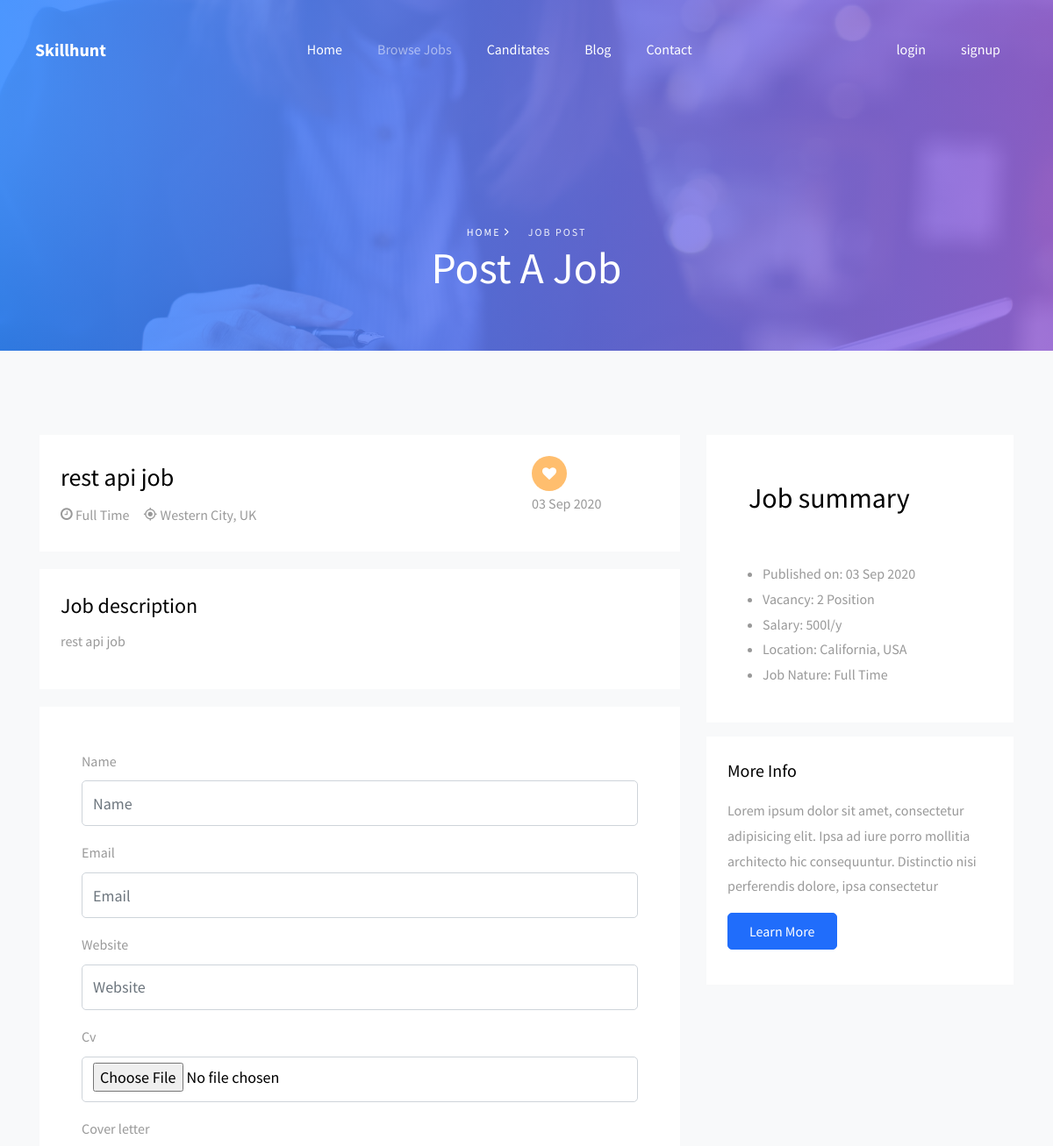
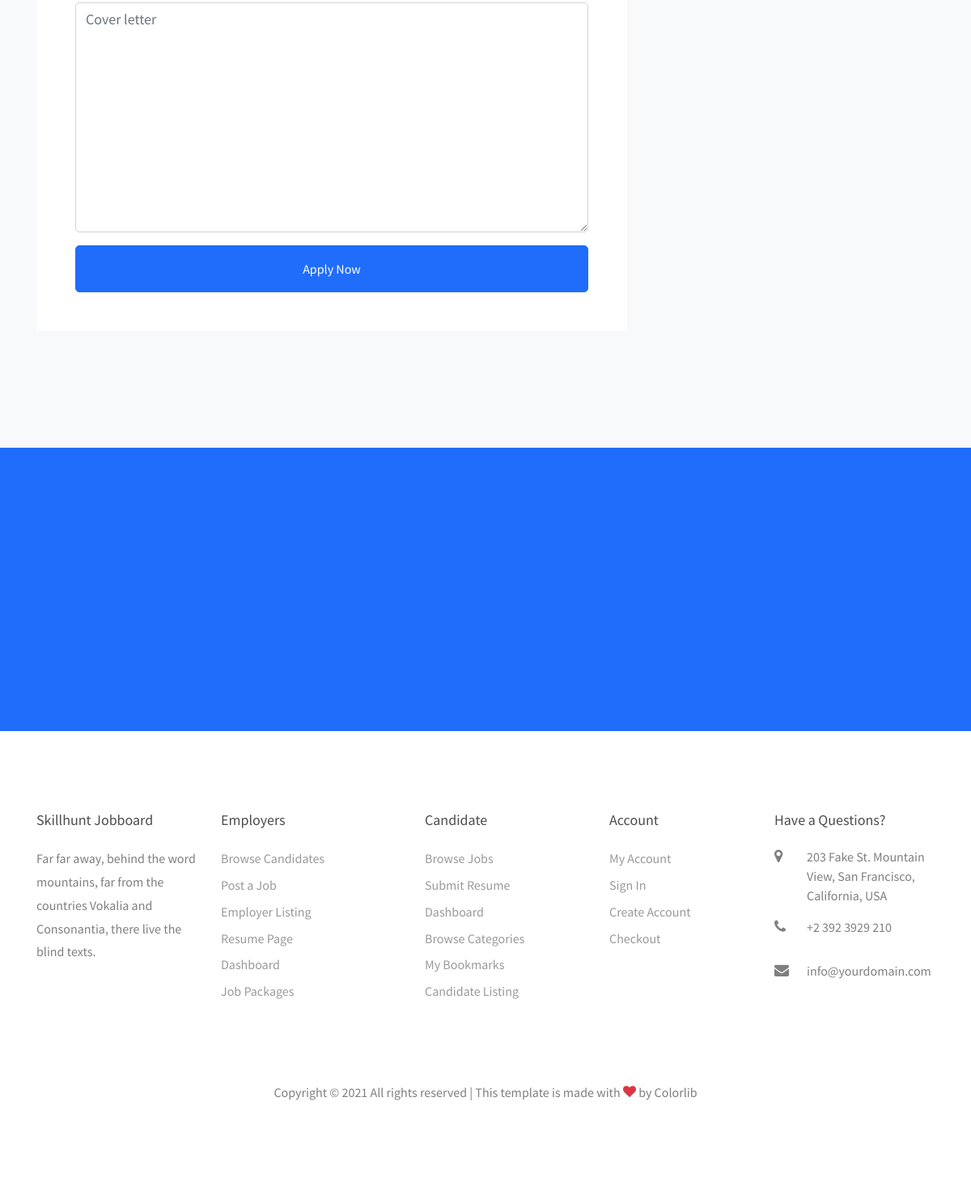
The page /jobs/rest-api-job on the database its author committed (2 pictures, top to bottom).
### job/models.py (models this page shows, shortened)
class Job(models.Model):
    owner = models.ForeignKey(User, related_name="job_owner", on_delete=models.CASCADE)
    title = models.CharField(max_length=150)
    jobType = models.CharField(max_length=15, choices=JOB_TYPE)
    description = models.TextField(max_length=1000)
    published_at = models.DateTimeField(auto_now=True)
    vacancy = models.IntegerField(default=1)
    salary = models.IntegerField(default=0)
    experience = models.IntegerField(default=1)
    category = models.ForeignKey("Category", on_delete=models.CASCADE)
    slug = models.SlugField(blank=True, null=True)
    def __str__(self):
        return self.title

### job/views.py (the view)
# urls.py: path("<str:slug>", views.job_detail, name="job_detail"),
def job_detail(request, slug):
    job_detail = Job.objects.get(slug=slug)
    if request.method == "POST":
        form = ApplyForm(request.POST, request.FILES)
        if form.is_valid():
            myform = form.save(commit=False)
            myform.job = job_detail
            myform.save()
    else:
        form = ApplyForm()
    context = {
        "job": job_detail,
        "form_job": form,
    }
    return render(request, "job/job_detail.html", context)

### job/form.py
class ApplyForm(forms.ModelForm):
    class Meta:
        model = Apply
        fields = ["name", "email", "website", "cv", "cover_letter"]

### job/templates/job/job_detail.html (shortened to what this page needs)
{% extends 'base.html' %} {% block body %} {% load bootstrap4 %}
<div
  class="hero-wrap hero-wrap-2"
  style="background-image: url('images/bg_1.jpg')"
  data-stellar-background-ratio="0.5"
>
  <div class="overlay"></div>
  <div class="container">
    <div
      class="row no-gutters slider-text align-items-end justify-content-start"
    >
      <div class="col-md-12 ftco-animate text-center mb-5">
        <p class="breadcrumbs mb-0">
          <span class="mr-3"
            ><a href="index.html">Home <i class="ion-ios-arrow-forward"></i></a
          ></span>
          <span>Job Post</span>
        </p>
        <h1 class="mb-3 bread">Post A Job</h1>
      </div>
    </div>
  </div>
</div>
<section class="ftco-section bg-light">
  <div class="container">
    <div class="row">
      <div class="col-md-12 col-lg-8 mb-5">
          <div class="job-post-desc p-4 d-block d-lg-flex align-items-center">
            <div class="one-third mb-4 mb-md-0">
              <div class="job-post-item-header align-items-center">
                <h2 class="mr-3 text-black">{{job}}</h2>
              </div>
              <div class="job-post-item-body d-block d-md-flex">
                <div class="mr-3">
                  <span class="icon-clock-o"></span>
                  <span>{{job.jobType}}</span>
                </div>
                <div>
                  <span class="icon-my_location"></span>
                  <span>Western City, UK</span>
                </div>
              </div>
            </div>
            <div class="one-forth ml-auto d-flex align-items-center md-md-0">
              <div>
                <a
                  href="#"
                  class="icon text-center d-flex justify-content-center align-items-center icon mr-2"
                >
                  <span class="icon-heart"></span>
                </a>
                <p>{{job.published_at|date:'d M o'}}</p>
              </div>
            </div>
          </div>
          <div class="job-post-desc p-4">
            <div class="job-post-item-header align-items-center">
              <h4>Job description</h4>
            </div>
            <div>
              <p>{{job.description}}</p>
            </div>
          </div>
        <form method="post" class="p-5 bg-white" enctype="multipart/form-data">
          {% csrf_token %} {% bootstrap_form form_job %} {%buttons%}
          <button class="btn btn-primary py-3 w-100" type="submit">Apply Now</button>
          {%endbuttons%}
        </form>
      </div>
      <div class="col-lg-4">
        <div class="p-4 mb-3 bg-white">
          <h2 class="p-4 mb-4">Job summary</h2>
          <ul>
            <li>
              Published on: <span>{{job.published_at|date:'d M o'}}</span>
            </li>
            <li>Vacancy: <span>{{job.vacancy}} Position</span></li>
            <li>Salary: <span>{{job.salary}}l/y</span></li>
            <li>Location: <span>California, USA</span></li>
            <li>Job Nature: <span> {{job.jobType}}</span></li>
          </ul>
        </div>
        <div class="p-4 mb-3 bg-white">
          <h3 class="h5 text-black mb-3">More Info</h3>
          <p>
            Lorem ipsum dolor sit amet, consectetur adipisicing elit. Ipsa ad
            iure porro mollitia architecto hic consequuntur. Distinctio nisi
            perferendis dolore, ipsa consectetur
          </p>
          <p><a href="#" class="btn btn-primary py-2 px-4">Learn More</a></p>
        </div>
      </div>
    </div>
  </div>
</section>
<section class="ftco-section-parallax">
  <div class="parallax-img d-flex align-items-center">
    <div class="container">
      <div class="row d-flex justify-content-center">
      </div>
    </div>
  </div>
</section>
{% endblock body %}

### static/css/icomoon.css (style rules this page uses)
[class^="icon-"], [class*=" icon-"] { font-family: 'icomoon' !important; speak: none; font-style: normal; font-weight: normal; font-variant: normal; text-transform: none; line-height: 1; -webkit-font-smoothing: antialiased; -moz-osx-font-smoothing: grayscale; }
.icon-heart:before { content: "\f004"; }
.icon-clock-o:before { content: "\f017"; }
.icon-my_location:before { content: "\e55c"; }

### rows shown on the page
Job: title "rest api job", jobType "Full Time", published_at "03 Sep 2020", description "rest api job", vacancy "2", salary "500"
